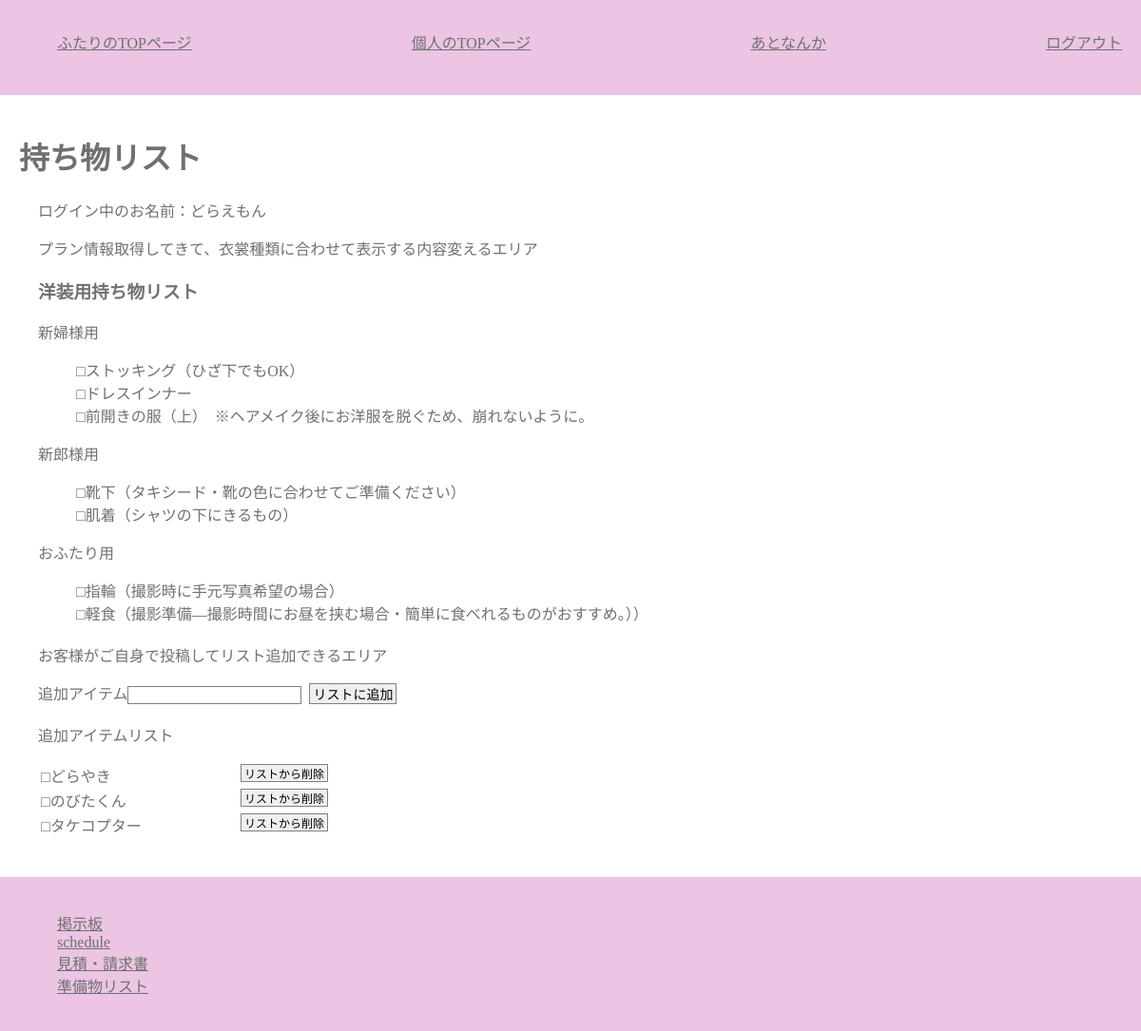
Before: /customer/c_itemlist.php (signed in) with the older database file.
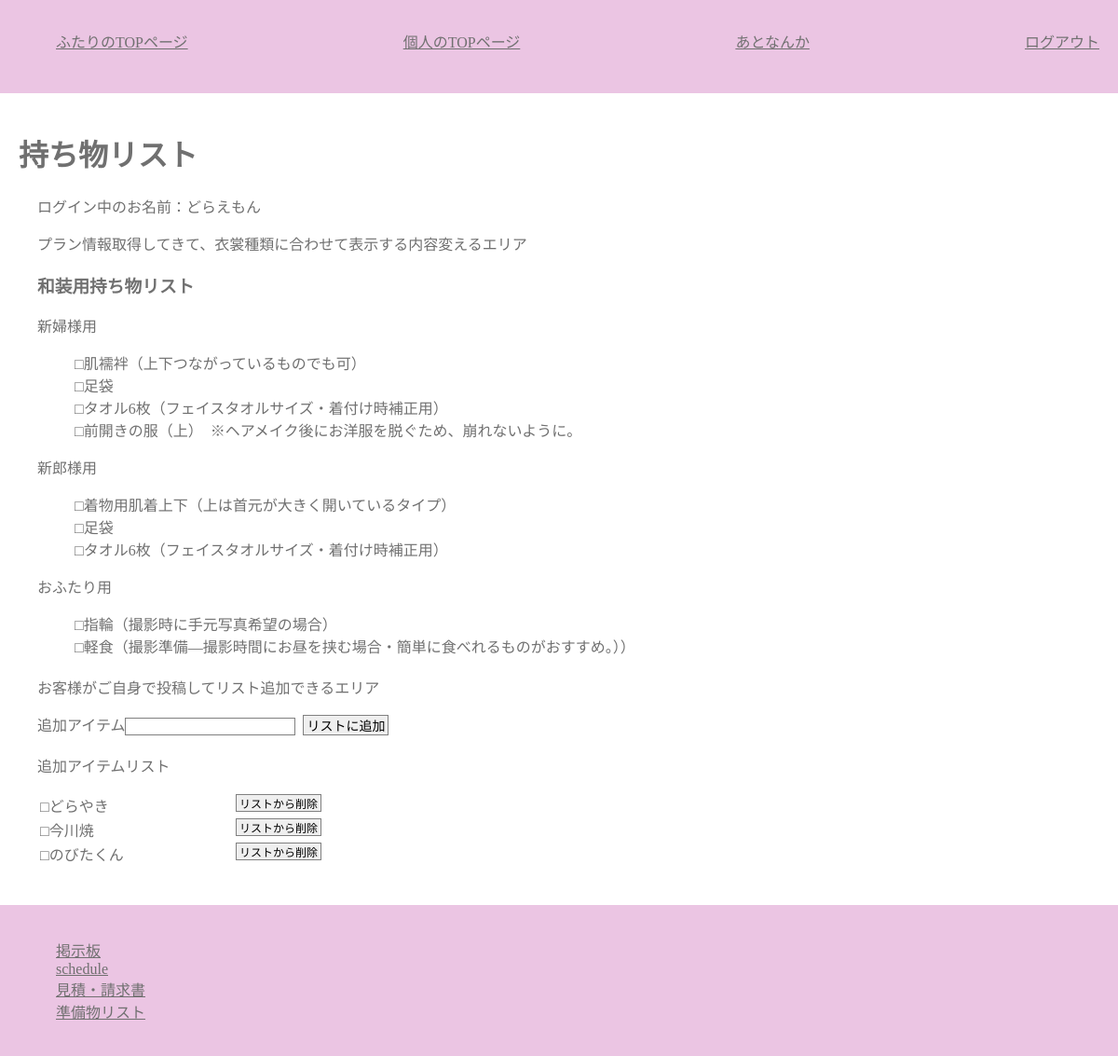
After: the same page with the newer database file.
### tables this page shows
CREATE TABLE `list` (
  `list_id` int(11) NOT NULL,
  `c_group_id` int(11) NOT NULL,
  `list_item` varchar(64) NOT NULL
);

### class/meeting.class.php (called while the page is built, shortened)
<?php
class Meeting{
	private $pdo;
	public function __construct(){
		$host  = "localhost";
		$dbname= "meeting_app";
		$dbuser= "root";
		$dbpass= "";
		$dsn = "mysql:host={$host};dbname={$dbname};charset=utf8";
		$this->pdo = new PDO($dsn,$dbuser,$dbpass);
	}
	public function getItemListByGId($c_group_id) {
		$sql ="SELECT * FROM list WHERE c_group_id=:c_group_id";
		$stmt=$this->pdo->prepare($sql);
		$stmt->bindValue(":c_group_id",$c_group_id,PDO::PARAM_INT);
		$stmt->execute();
		$row =$stmt->fetchAll(PDO::FETCH_ASSOC);
		return $row;
	}
}
?>

### customer/c_itemlist.php (the view, shortened to what this page needs)
<?php
require_once("../class/meeting.class.php");
function h($str) {
	return htmlspecialchars($str,ENT_QUOTES);
}
$obj= new Meeting();
$rows=$obj->getItemListByGId($_SESSION["c_group_id"]);
?>
<?php require_once("header_for_customer.php"); ?>
		<main>
			<h1>持ち物リスト</h1>
			<section>
				<p>ログイン中のお名前：<?php echo h($_SESSION["c_name"]); ?></p>
				<div>
					<p>プラン情報取得してきて、衣裳種類に合わせて表示する内容変えるエリア</p>
					<?php if($_SESSION["p_wear"]=="kimono"): ?>
					<h3>和装用持ち物リスト</h3>
					<p class="u_line">新婦様用</p>
						<ul>
							<li>□肌襦袢（上下つながっているものでも可）</li>
							<li>□足袋</li>
							<li>□タオル6枚（フェイスタオルサイズ・着付け時補正用）</li>
							<li>□前開きの服（上）　※ヘアメイク後にお洋服を脱ぐため、崩れないように。</li>
						</ul>
					<p class="u_line">新郎様用</p>
						<ul>
							<li>□着物用肌着上下（上は首元が大きく開いているタイプ）</li>
							<li>□足袋</li>
							<li>□タオル6枚（フェイスタオルサイズ・着付け時補正用）</li>
						</ul>
					<?php endif; ?>
					<?php if($_SESSION["p_wear"]=="dress"): ?>
					<h3>洋装用持ち物リスト</h3>
					<p class="u_line">新婦様用</p>
						<ul>
							<li>□ストッキング（ひざ下でもOK）</li>
							<li>□ドレスインナー</li>
							<li>□前開きの服（上）　※ヘアメイク後にお洋服を脱ぐため、崩れないように。</li>
						</ul>
					<p class="u_line">新郎様用</p>
						<ul>
							<li>□靴下（タキシード・靴の色に合わせてご準備ください）</li>
							<li>□肌着（シャツの下にきるもの）</li>
						</ul>
					<?php endif; ?>
					<p class="u_line">おふたり用</p>
						<ul>
							<li>□指輪（撮影時に手元写真希望の場合）</li>
							<li>□軽食（撮影準備―撮影時間にお昼を挟む場合・簡単に食べれるものがおすすめ。））</li>
						</ul>
			</section>
			<section class="second">
				<div>
					<p>お客様がご自身で投稿してリスト追加できるエリア</p>
					<form action="exec_listitem_add.php" method="post">
						<p>追加アイテム<input type="text" name="list_item" id=""><button class="add_list_btn" type="submit" value="リストに追加">リストに追加</button></p>
					</form>
			</section>
			<section>
					<p class="u_line">追加アイテムリスト</p>
					<table class="list_noborder row2">
					<?php foreach($rows as $row): ?>
						<form action="exec_delete_item.php" method="post">
							<tr>
								<td>□<?php echo h($row["list_item"]); ?></td>
								<td><button class="del_btn" type="submit" value="削除する">リストから削除</button></td>
							</tr>
						</form>
					<?php endforeach; ?>
					</table>
			</section>
		</main>
		<?php include("footer_for_customerpage.php"); ?>

Changed rows visible on the page:
removed list: list_item "タケコプター"
added list: list_item "今川焼"
Other visible differences:
text no longer shown: "洋装用持ち物リスト □ストッキング（ひざ下でもOK） □ドレスインナー □靴下（タキシード・靴の色に合わせてご準備ください） □肌着（シャツの下にきるもの）"
text now shown: "和装用持ち物リスト □肌襦袢（上下つながっているものでも可） □足袋 □タオル6枚（フェイスタオルサイズ・着付け時補正用） □着物用肌着上下（上は首元が大きく開いているタイプ） □足袋 □タオル6枚（フェイスタオルサイズ・着付け時補正用）"
